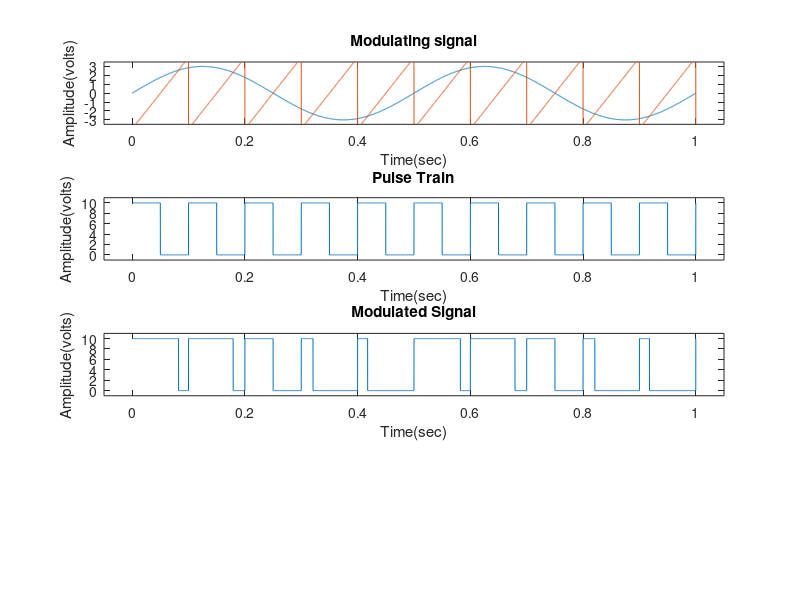

This chart was generated by the following MATLAB code:
clc;
close all;
clear all;
Am = 3;
fm = 2;
phim = 0;
tmin = 0;
tmax = 1;
samplepertime = 10000;
t = tmin: 1/samplepertime: tmax;
modulatingsignal = Am.*sin(2*pi*fm*t + phim);
subplot(4,1,1);
plot(t,modulatingsignal);
axis([-tmin-0.05 tmax+0.05 -Am-.5 +Am+.5]);
xlabel('Time(sec)');
ylabel('Amplitude(volts)');
title('Modulating signal');
hold on;
%pulse train
fc = 10;
Ac = 5;
carrierpulses = Ac*square(2*pi*fc*t)+Ac;
%adding the 'Ac' makes both side pulse train to one side pluse train
subplot(4,1,2)
plot(t,carrierpulses);
axis([-tmin-0.05 tmax+0.05 -1 2*Ac+1]);
xlabel('Time(sec)');
ylabel('Amplitude(volts)');
title('Pulse Train');
sawtoothsignal = (Am+1).*sawtooth(2*pi*fc*t);
subplot(4,1,1)
plot(t,sawtoothsignal);
for i=1:length(sawtoothsignal)
if (modulatingsignal(i)<=sawtoothsignal(i))
    modulatedsignal(i) = 0;
elseif (modulatingsignal(i)>sawtoothsignal(i))
modulatedsignal(i) = 10;
end
end
subplot(4,1,3)
plot(t,modulatedsignal);
axis([-tmin-0.05 tmax+0.05 -1 2*Ac+1]);
xlabel('Time(sec)');
ylabel('Amplitude(volts)');
title('Modulated Signal');